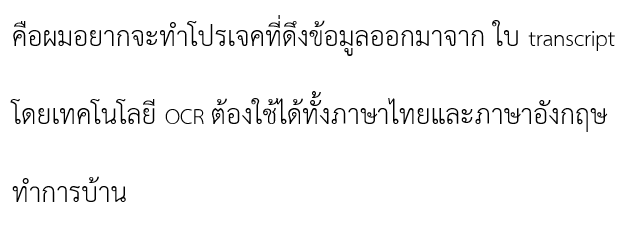
#> input picture data/test_images/word_images/test2.png, 622 x 235 px
$ jupyter execute crop_image.ipynb
#> lines starting #> are read from the running program, lines starting #| are printed output that depends on the picture; after the words box and inside, x2 and y2 are one past the last pixel; in counts of white or black regions, pixels touching at a corner belong together
[cell 1]
import cv2

image = cv2.imread("../../data/test_images/word_images/test2.png")
#> image is the input picture: shape (235, 622, 3); min 0, max 255, mean 245.2

# กำหนดขอบเขตการ Crop
start_row, end_row = 0, 115  # กำหนดช่วงแถว
start_col, end_col = 0, 311  # กำหนดช่วงคอลัมน์

cropped_image = image[start_row:end_row, start_col:end_col]
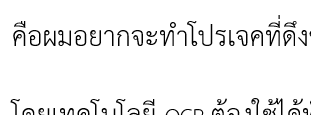
#> cropped_image: shape (115, 311, 3); min 0, max 255, mean 239.9

#cv2.imshow("crop 1", image)
cv2.imshow("crop 2", cropped_image)
cv2.waitKey(0)
cv2.destroyAllWindows()

## Crop หลายส่วนในภาพ

[cell 2]
import cv2

image = cv2.imread("../../data/test_images/word_images/test2.png")
crop_regions = [(100, 300, 50, 200), (100, 200, 300, 400)]  # (start_row, end_row, start_col, end_col)

for idx, (start_row, end_row, start_col, end_col) in enumerate(crop_regions):
    cropped_image = image[start_row:end_row, start_col:end_col]
    cv2.imshow(f"Cropped Image {idx + 1}", cropped_image)
#> this loop made 2 passes
#> pass 1, `cropped_image = image[start_row:end_row, start_col:end_col]`:
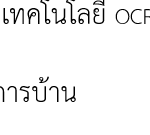
#> cropped_image: shape (135, 150, 3); min 0, max 255, mean 243.6
#> pass 2, `cropped_image = image[start_row:end_row, start_col:end_col]`:
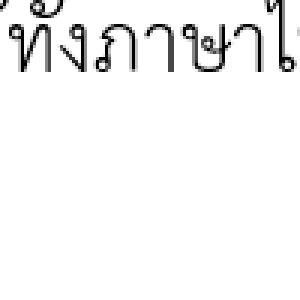
#> cropped_image: shape (100, 100, 3) (shown 3 times larger); min 0, max 255, mean 244.5

cv2.waitKey(0)
cv2.destroyAllWindows()

## Crop ภาพแบบอัตโนมัติตาม Contours

[cell 3]
import cv2

# โหลดภาพและแปลงเป็น Grayscale
image = cv2.imread("../../data/test_images/word_images/word_1.jpg")
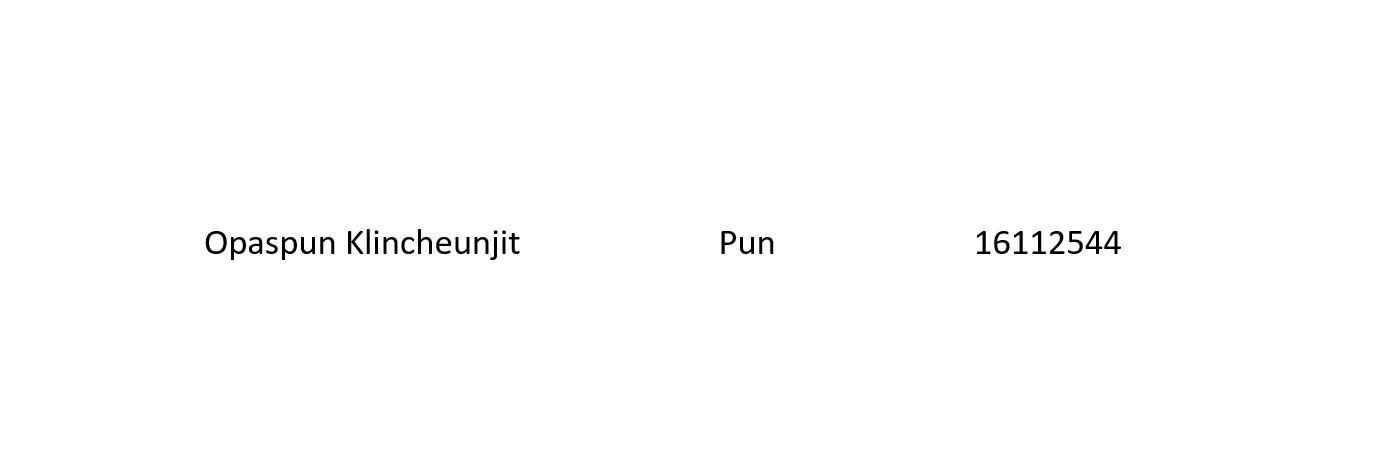
#> input picture data/test_images/word_images/word_1.jpg, 1390 x 471 px
#> image is the input picture: shape (471, 1390, 3); min 0, max 255, mean 253.6
gray = cv2.cvtColor(image, cv2.COLOR_BGR2GRAY)

# หาขอบเขต (Contours)
_, binary = cv2.threshold(gray, 128, 255, cv2.THRESH_BINARY)
#> binary: shape (471, 1390); 99.5% white; 33 black regions (3 under 20 px), largest, box (x1, y1, x2, y2) and area: (206, 231, 227, 254) 186, (994, 231, 1009, 254) 158, (231, 237, 246, 260) 157
contours, _ = cv2.findContours(binary, cv2.RETR_EXTERNAL, cv2.CHAIN_APPROX_SIMPLE)
#> contours = [[[0, 0], [0, 470], [1389, 470], [1389, 0]]]

# Crop เฉพาะส่วนที่เจอ Contours
for idx, contour in enumerate(contours):
    x, y, w, h = cv2.boundingRect(contour)  # กรอบสี่เหลี่ยมรอบ Contour
    cropped_image = image[y:y+h, x:x+w]  # Crop โดยใช้ค่าจาก boundingRect
    cv2.imshow(f"Cropped Object {idx + 1}", cropped_image)
#> this loop made 1 pass
#> (contour, x, y, w, h) on pass 1: ([[0, 0], [0, 470], [1389, 470], [1389, 0]], 0, 0, 1390, 471)

cv2.waitKey(0)
cv2.destroyAllWindows()

[cell 4]
import numpy as np
image = [[[1],[2],[3]], [[4],[5],[6]]]
image_array = np.array(image)
print(image_array.shape)

## ใช้ Mask

[cell 5]
import cv2
import numpy as np

# โหลดรูปภาพ
image = cv2.imread('../../data/test_images/cat.png')
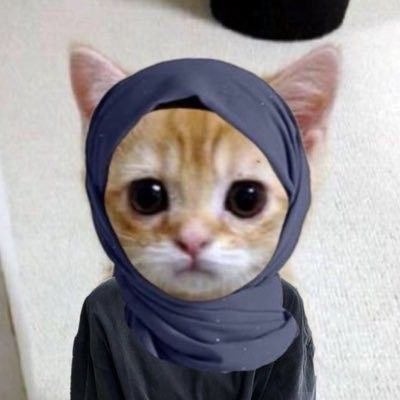
#> input picture data/test_images/cat.png, 400 x 400 px
#> image is the input picture: shape (400, 400, 3); mean B, G, R 152.2, 149.6, 154.6

# สร้าง mask ว่าง
mask = np.zeros(image.shape[:2], dtype=np.uint8)

# กำหนดจุดสำหรับ polygon ที่ต้องการ crop
polygon = np.array([[50, 50], [200, 50], [200, 200], [50, 200]], dtype=np.int32)

# วาด polygon ลงบน mask
cv2.fillPoly(mask, [polygon], 255)
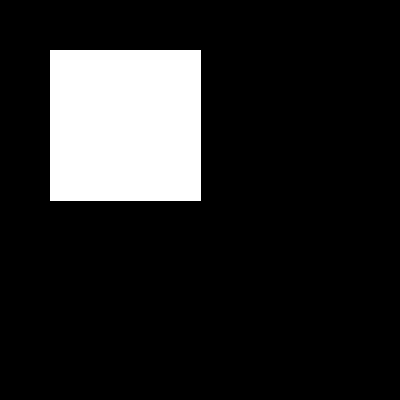
#> mask: shape (400, 400); 14.3% white; 1 white region, box (x1, y1, x2, y2) and area: (50, 50, 201, 201) 22801

# ใช้ mask กับรูปภาพ
result = cv2.bitwise_and(image, image, mask=mask)
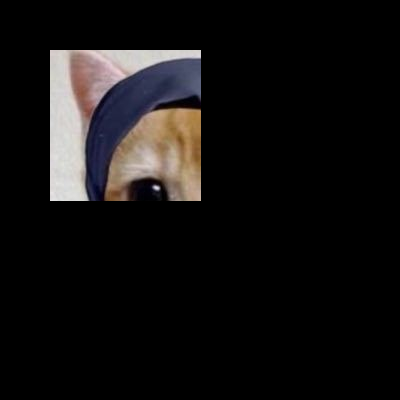
#> result: shape (400, 400, 3); mean B, G, R 17.3, 17.5, 19.3

[cell 6]
cv2.imshow('Original', image)
cv2.imshow('Mask', mask)
cv2.imshow('Cropped', result)
cv2.waitKey(0)
cv2.destroyAllWindows()

[cell 7]
import cv2
import numpy as np

# โหลดรูปภาพ
image = cv2.imread('../../data/test_images/word_images/word_35.jpg')
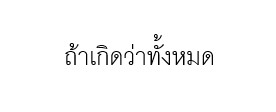
#> input picture data/test_images/word_images/word_35.jpg, 276 x 112 px
#> image is the input picture: shape (112, 276, 3); min 0, max 255, mean 249.8

# แปลงภาพเป็นขาวดำ (Grayscale)
gray = cv2.cvtColor(image, cv2.COLOR_BGR2GRAY)
#> gray: shape (112, 276)

# ใช้ Threshold เพื่อแยกตัวอักษร
_, binary = cv2.threshold(gray, 200, 255, cv2.THRESH_BINARY_INV)
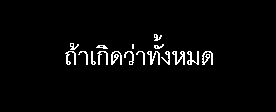
#> binary: shape (112, 276); 2.9% white in thin lines or dots, all inside (x1, y1, x2, y2) = (65, 34, 213, 65)

kernel = np.ones((5, 1), np.uint8)
dummy_image = cv2.dilate(binary, kernel, iterations=1)
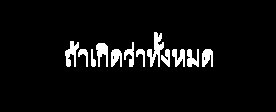
#> dummy_image: shape (112, 276); 5.4% white; 12 white regions

# หาขอบเขตของตัวอักษร (Bounding Boxes)
contours, _ = cv2.findContours(dummy_image, cv2.RETR_EXTERNAL, cv2.CHAIN_APPROX_SIMPLE)
#> contours = 12 contours; largest, box (x1, y1, x2, y2) and area: (147, 32, 164, 67) 198, (65, 41, 79, 67) 144, (96, 43, 108, 67) 137, (202, 49, 213, 67) 120, (111, 49, 122, 67) 116

# วาดกรอบรอบตัวอักษรและแยกแต่ละตัวออก
print(contour[0][0])
#| [0 0]
for i, contour in enumerate(contours):
    print(i)
    print(contour)
#> this loop made 12 passes
#> (printed output is left out)
    # [11 lines of commented-out code are left out]
